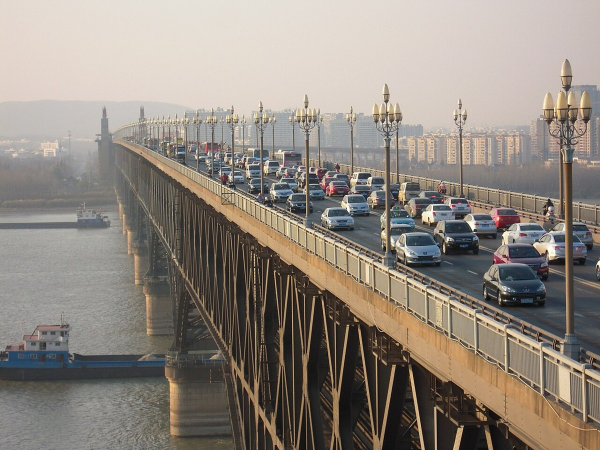
#> input picture docs/demo/photos/bridge-day.jpg, 1200 x 900 px (shown at 1/2 size); its folder holds 5 pictures in this run
$ python prepare-bundled-demo.py
#> lines starting #> are read from the running program, lines starting #| are printed output that depends on the picture
"""Build the offline, editable Nanjing demo from credited repository assets.

Run with Python + Pillow. Media attachments are generated separately with FFmpeg.
This never writes to a user's profile or installed project.
"""
import json
import shutil
from pathlib import Path
from PIL import Image

ROOT = Path(__file__).resolve().parent.parent
DEST = ROOT / "samples/nanjing-bridge"
DEST.mkdir(parents=True, exist_ok=True)
for folder in ("references", "media"):
    (DEST / folder).mkdir(exist_ok=True)

def inline(text):
    return [{"type": "text", "text": text, "styles": {}}]

def block(id, kind, text=None, props=None, children=None):
    result = dict(id=id, type=kind, props=props or {}, children=children or [])
    if text is not None:
        result["content"] = inline(text)
    return result

def paragraph(id, text):
    return block(id, "paragraph", text)

def heading(id, text, level=2):
    return block(id, "heading", text, {"level": level})

def columns(id, *contents):
    return block(id, "columnList", children=[block(f"{id}-{i}", "column", props={"width": 1}, children=children) for i, children in enumerate(contents)])

def image(name, number, frame=(900, 600)):
    source = ROOT / "docs/demo/photos" / name
    target = DEST / "references" / f"{number:04d}{source.suffix}"
    shutil.copyfile(source, target)
    width, height = Image.open(source).size
    return dict(id=f"demo-image-{number}", file=f"references/{target.name}", aspectRatio=width/height,
                sourceWidth=width, sourceHeight=height, frameWidth=frame[0], frameHeight=frame[1],
                fitMode="cover", crop=dict(x=0, y=0, width=1, height=1))

def gallery(id, *images):
    return dict(id=id, images=list(images))

artifacts = [
    dict(id="demo-location", kind="shootingLocation", revision=0, venueName="南京长江大桥", address="南京 · 长江南岸公共步道",
         description="场景参考：桥梁全貌交代环境，桥面线条引导视线，蓝调灯光作为收尾。实拍机位在允许停留的江岸公共步道，参考照片不是进入桥面或铁路的指引。提前 30 分钟确认日落方位、潮湿路面和背景杂物；人物与桥梁错开，避免桥柱从头部穿过。",
         gallery=gallery("demo-location-gallery", image("bridge-day.jpg", 1, (300, 200)), image("bridge-panorama.jpg", 8, (300, 200)), image("bridge-night.jpg", 9, (300, 200)))),
    dict(id="demo-model", kind="modelCard", revision=0, modelId="模特 A（虚构）", heightCm=170, weightKg=52, shoeSize="38",
         notes="虚构模特，三张原创姿态示意：① 半侧身回望，肩膀放松、下巴微收；② 沿步道小步行走，手臂自然摆动，视线看向桥梁；③ 透明伞略向后倾，伞骨避开眼睛，露出完整面部。每组先给一个动作指令，再拍静止、转身、行走三种变化；每轮回看眼神与手指姿态。",
         samples=gallery("demo-model-gallery", image("model-a.png", 2, (175, 132)), image("model-a-walking.png", 10, (175, 132)), image("model-a-umbrella.png", 11, (175, 132)))),
    dict(id="demo-umbrella", kind="prop", revision=0, title="透明伞", source="一把透明长柄伞，提前擦净伞面。人物半侧身，伞向肩后倾斜；侧逆光勾出伞沿，测光照顾面部并检查高光。拍全身、中景、手握伞柄的特写；阵风时立即收起。",
         gallery=gallery("demo-umbrella-gallery", image("transparent-umbrella.png", 3, (400, 300)))),
    dict(id="demo-bubbles", kind="prop", revision=0, title="泡泡机", source="准备电池、两瓶泡泡液与擦拭布。助手站在侧上风方向，先少量试喷，再按风向调整机位；泡泡经过镜头前方，避开人物眼睛与镜头。连续对焦配合短连拍，结束后擦净湿滑地面。",
         gallery=gallery("demo-bubbles-gallery", image("bubble-machine.png", 4, (400, 300)))),
    dict(id="demo-clothing", kind="clothing", revision=0, title="浅色外套与长裙", source="模特自备 · 无大面积图案",
         mainGallery=gallery("demo-clothing-gallery", image("model-a.png", 5, (700, 920))),
         tryOn=dict(expanded=False, gallery=gallery("demo-tryon-gallery"))),
]
#> in image, `width, height = Image.open(source).size`: width = 1200; height = 900
#> call 2 of image, with name = 'bridge-panorama.jpg', number = 8, frame = (300, 200)
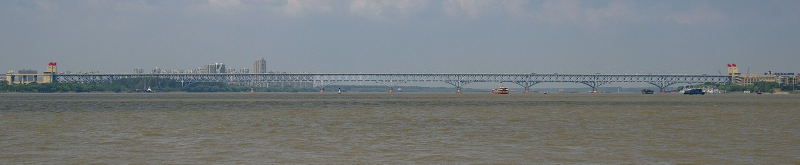
#> input picture docs/demo/photos/bridge-panorama.jpg, 1600 x 329 px (shown at 1/2 size)
#> in image (call 2), `width, height = Image.open(source).size`: width = 1600; height = 329
#> call 3 of image, with name = 'bridge-night.jpg', number = 9, frame = (300, 200)
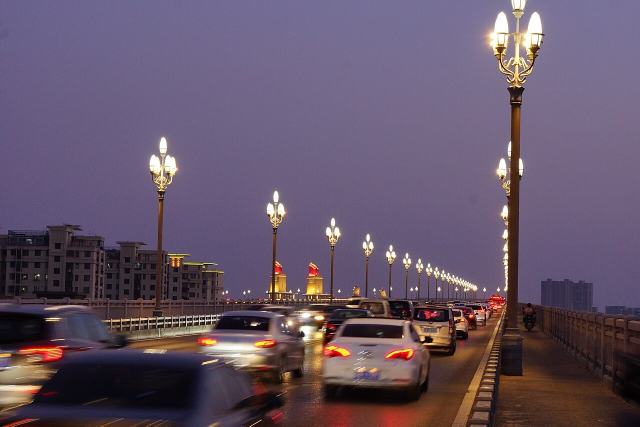
#> input picture docs/demo/photos/bridge-night.jpg, 1280 x 853 px (shown at 1/2 size)
#> in image (call 3), `width, height = Image.open(source).size`: width = 1280; height = 853
#> (the run stopped early here; a loop or call above may not have finished)
